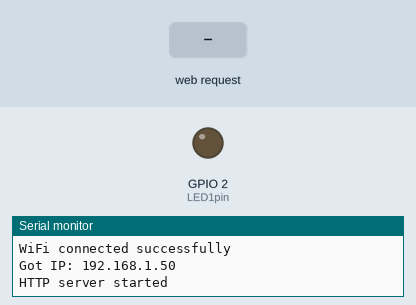
Bench run of a sketch on a simulated ESP32. On the bench: output pins drawn as LEDs (lit = HIGH), the last lines printed to the serial monitor. The inputs (shaded band) are chosen by the test bench. WiFi joins after 1.5 s; servers stay silent unless stated.

Above: at 3.3 s.
3.4 s: HTTP request GET /led1on received
At 4.3 s:
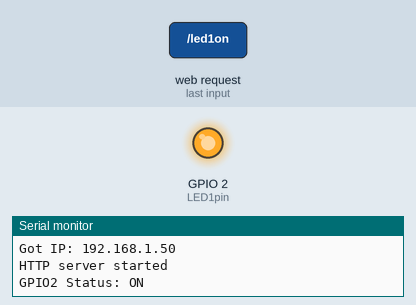
4.9 s: HTTP request GET / received
At 5.4 s:
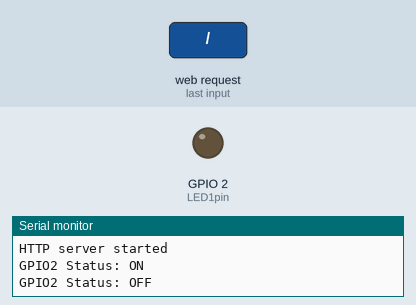
Timing chart, 0 to 7.9 s (numbered marks = the images above; inputs shaded):
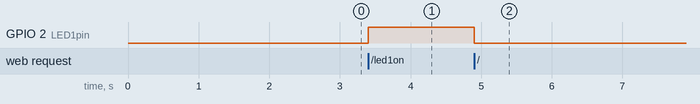

The sketch:

ControlarLed.ino
```cpp
/*************************************************************************************************
  ESP32 Web Server
  Ejemplo de creación de Web server
  Basándose en los ejemplos de:
  https://lastminuteengineers.com/creating-esp32-web-server-arduino-ide/
  https://electropeak.com/learn
**************************************************************************************************/
//************************************************************************************************
// Librerías
//************************************************************************************************
#include <WiFi.h>
#include <WebServer.h>
//************************************************************************************************
// Variables globales
//************************************************************************************************
// SSID & Password
const char* ssid = "GUAIFAI";  // Enter your SSID here
const char* password = "apollo1234";  //Enter your Password here

WebServer server(80);  // Object of WebServer(HTTP port, 80 is defult)


uint8_t LED1pin = 2;
bool LED1status = LOW;

//************************************************************************************************
// Configuración
//************************************************************************************************
void setup() {
  pinMode(LED1pin, OUTPUT);

  Serial.begin(115200);
  Serial.println("Try Connecting to ");
  Serial.println(ssid);

  // Se inicializa el modulo WiFi
  WiFi.begin(ssid,password);
  WiFi.mode (WIFI_STA);
  // Se espera a la conexion de la red
  while(WiFi.status()!=WL_CONNECTED){
    delay(1000);
    Serial.print(".");
  }
  // Se muestra la IP en el monitor serial
  Serial.println(WiFi.localIP());

  Serial.println("");
  Serial.println("WiFi connected successfully");
  Serial.print("Got IP: ");
  Serial.println(WiFi.localIP());  //Show ESP32 IP on serial

  server.on("/", handle_OnConnect);
  server.on("/led1on", handle_led1on);
  server.on("/led1off", handle_led1off);

  server.onNotFound(handle_NotFound);

  server.begin();
  Serial.println("HTTP server started");
  delay(100);
}
//************************************************************************************************
// loop principal
//************************************************************************************************
void loop() {
  server.handleClient();
  if (LED1status)
  {
    digitalWrite(LED1pin, HIGH);
  }
  else
  {
    digitalWrite(LED1pin, LOW);
  }
}
//************************************************************************************************
// Handler de Inicio página
//************************************************************************************************
void handle_OnConnect() {
  LED1status = LOW;
  Serial.println("GPIO2 Status: OFF");
  server.send(200, "text/html", SendHTML(LED1status));
}
//************************************************************************************************
// Handler de led1on
//************************************************************************************************
void handle_led1on() {
  LED1status = HIGH;
  Serial.println("GPIO2 Status: ON");
  server.send(200, "text/html", SendHTML(LED1status));
}
//************************************************************************************************
// Handler de led1off
//************************************************************************************************
void handle_led1off() {
  LED1status = LOW;
  Serial.println("GPIO2 Status: OFF");
  server.send(200, "text/html", SendHTML(LED1status));
}
//************************************************************************************************
// Procesador de HTML
//************************************************************************************************
String SendHTML(uint8_t led1stat) {
  String ptr = "<!DOCTYPE html> <html>\n";
  ptr += "<head><meta name=\"viewport\" content=\"width=device-width, initial-scale=1.0, user-scalable=no\">\n";
  ptr += "<title>LED Control</title>\n";
  ptr += "<style>html { font-family: Helvetica; display: inline-block; margin: 0px auto; text-align: center;}\n";
  ptr += "body{margin-top: 50px;} h1 {color: #444444;margin: 50px auto 30px;} h3 {color: #444444;margin-bottom: 50px;}\n";
  ptr += ".button {display: block;width: 80px;background-color: #3498db;border: none;color: white;padding: 13px 30px;text-decoration: none;font-size: 25px;margin: 0px auto 35px;cursor: pointer;border-radius: 4px;}\n";
  ptr += ".button-on {background-color: #3498db;}\n";
  ptr += ".button-on:active {background-color: #2980b9;}\n";
  ptr += ".button-off {background-color: #34495e;}\n";
  ptr += ".button-off:active {background-color: #2c3e50;}\n";
  ptr += "p {font-size: 14px;color: #888;margin-bottom: 10px;}\n";
  ptr += "</style>\n";
  ptr += "</head>\n";
  ptr += "<body>\n";
  ptr += "<h1>ESP32 Web Server &#128664</h1>\n";
  ptr += "<h3>Ejemplo de Web Server</h3>\n";

  if (led1stat)
  {
    ptr += "<p>LED1 Status: ON</p><a class=\"button button-off\" href=\"/led1off\">OFF</a>\n";
  }
  else
  {
    ptr += "<p>LED1 Status: OFF</p><a class=\"button button-on\" href=\"/led1on\">ON</a>\n";
  }

  ptr += "</body>\n";
  ptr += "</html>\n";
  return ptr;
}
//************************************************************************************************
// Handler de not found
//************************************************************************************************
void handle_NotFound() {
  server.send(404, "text/plain", "Not found");
}
```

Measured:
- after the input at 3.4 s, GPIO 2 (LED1pin): LOW → HIGH at once
- after the input at 4.9 s, GPIO 2 (LED1pin): HIGH → LOW at once
